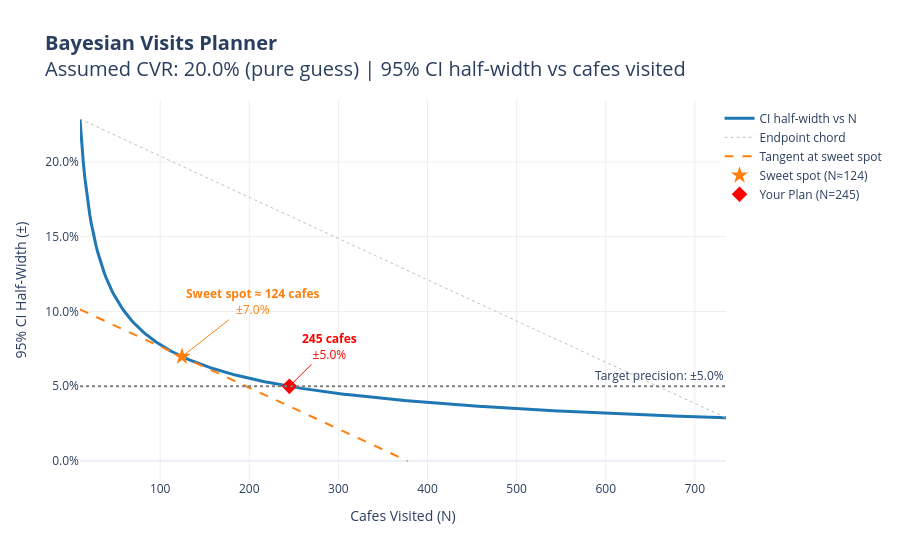

The code cell stored with this chart in its notebook:
### Code cell
plan_bayesian_precision(p=prior_cvr, precision=precision,
    prior_alpha=prior_alpha, prior_beta=prior_beta,
    credible_threshold=credible_threshold)

### Figure 1 — Plotly figure (JSON) as saved in the notebook; plotly's stock layout.template omitted (floating-point values rounded to 4 significant figures; data arrays with more than 128 entries replaced by an {"elided": "..."} marker saying what was removed)
{"data": [{"line": {"color": "#1f77b4", "width": 3}, "mode": "lines", "name": "CI half-width vs N", "type": "scatter", "x": {"elided": "400 float values"}, "y": {"elided": "400 float values"}}, {"line": {"color": "#c3c2b7", "dash": "dot", "width": 1}, "mode": "lines", "name": "Endpoint chord", "type": "scatter", "x": [10.0, 735.0], "y": [0.2288, 0.02889]}, {"line": {"color": "#ff7f0e", "dash": "dash", "width": 2}, "mode": "lines", "name": "Tangent at sweet spot", "type": "scatter", "x": [10.0, 377.7], "y": [0.1014, -1.388e-17]}, {"marker": {"color": "#ff7f0e", "size": 13, "symbol": "star"}, "mode": "markers", "name": "Sweet spot (N≈124)", "type": "scatter", "x": [124.5], "y": [0.06983]}, {"marker": {"color": "red", "size": 12, "symbol": "diamond"}, "mode": "markers", "name": "Your Plan (N=245)", "type": "scatter", "x": [245], "y": [0.04993]}], "layout": {"annotations": [{"showarrow": false, "text": "Target precision: ±5.0%", "x": 1, "xanchor": "right", "xref": "x domain", "y": 0.05, "yanchor": "bottom", "yref": "y"}, {"arrowcolor": "#ff7f0e", "ax": 70, "ay": -55, "font": {"color": "#ff7f0e", "size": 12}, "text": "<b>Sweet spot ≈ 124 cafes</b><br>±7.0%", "x": 124.5, "y": 0.06983}, {"arrowcolor": "red", "ax": 40, "ay": -40, "font": {"color": "red", "size": 12}, "text": "<b>245 cafes</b><br>±5.0%", "x": 245, "y": 0.04993}], "legend": {"bgcolor": "rgba(255,255,255,0.8)", "x": 0.99, "y": 0.99}, "plot_bgcolor": "rgba(0,0,0,0)", "shapes": [{"line": {"color": "gray", "dash": "dot"}, "type": "line", "x0": 0, "x1": 1, "xref": "x domain", "y0": 0.05, "y1": 0.05, "yref": "y"}], "title": {"font": {"size": 20}, "text": "<b>Bayesian Visits Planner</b><br>Assumed CVR: 20.0% (pure guess) | 95% CI half-width vs cafes visited"}, "xaxis": {"gridcolor": "#eee", "showgrid": true, "title": {"text": "Cafes Visited (N)"}}, "yaxis": {"gridcolor": "#eee", "showgrid": true, "tickformat": ".1%", "title": {"text": "95% CI Half-Width (±)"}}}}
